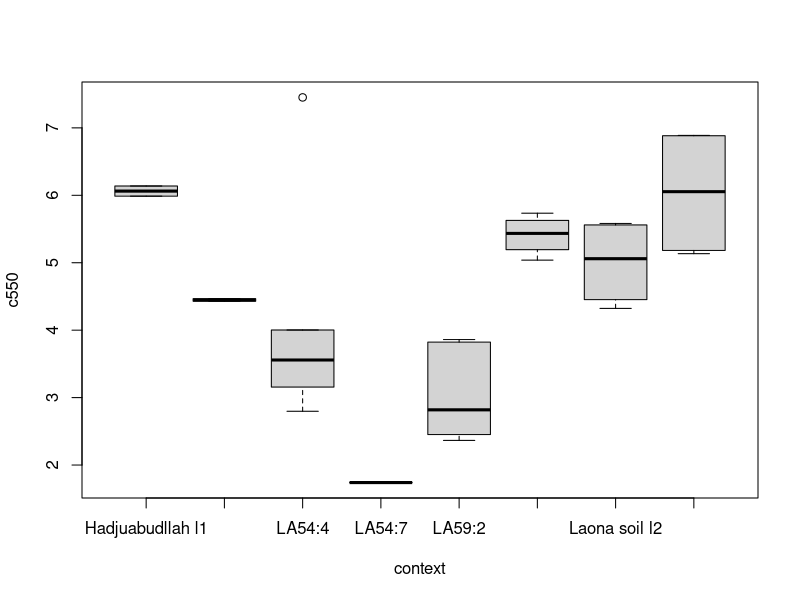
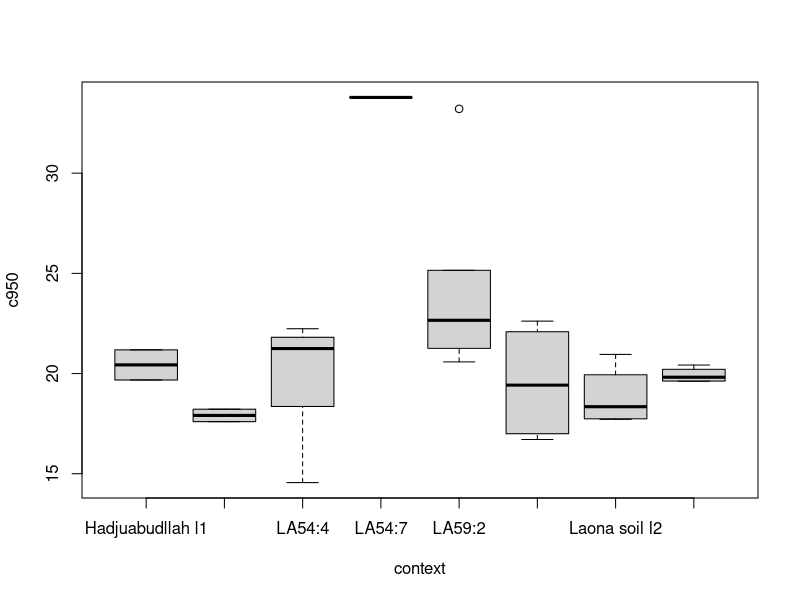
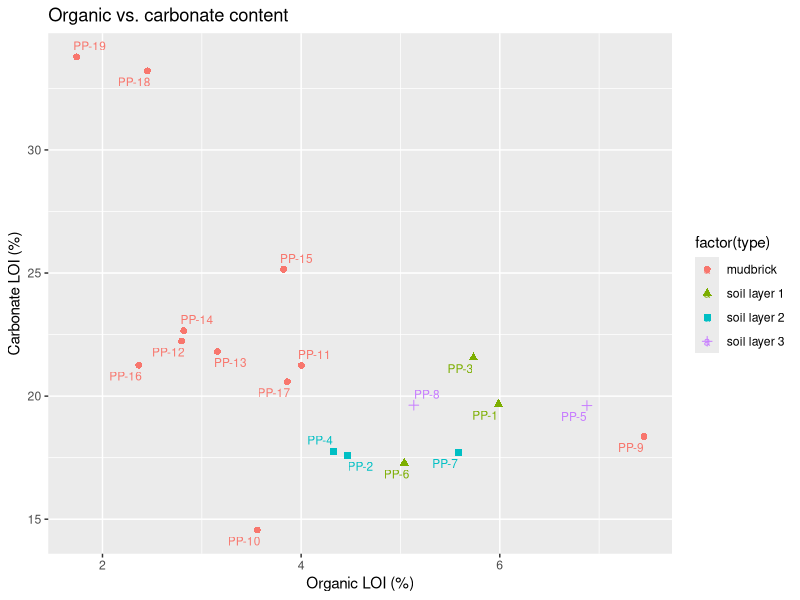
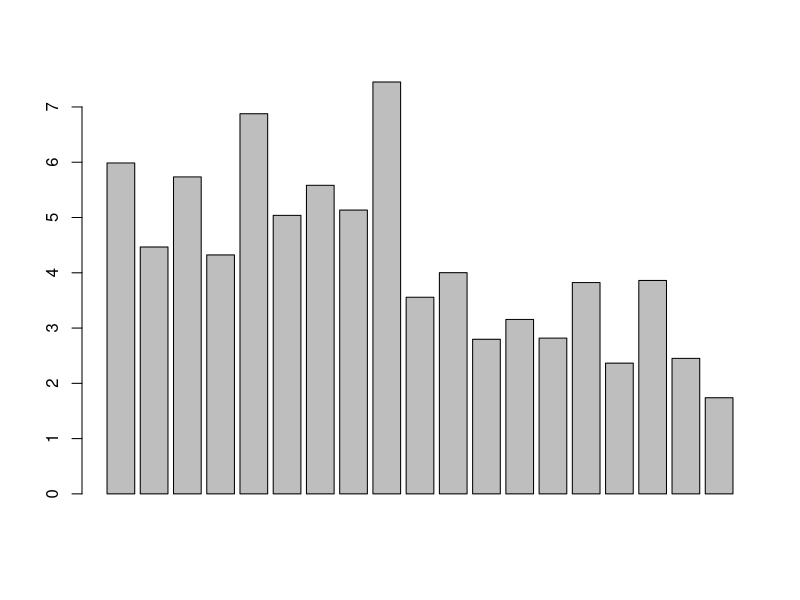
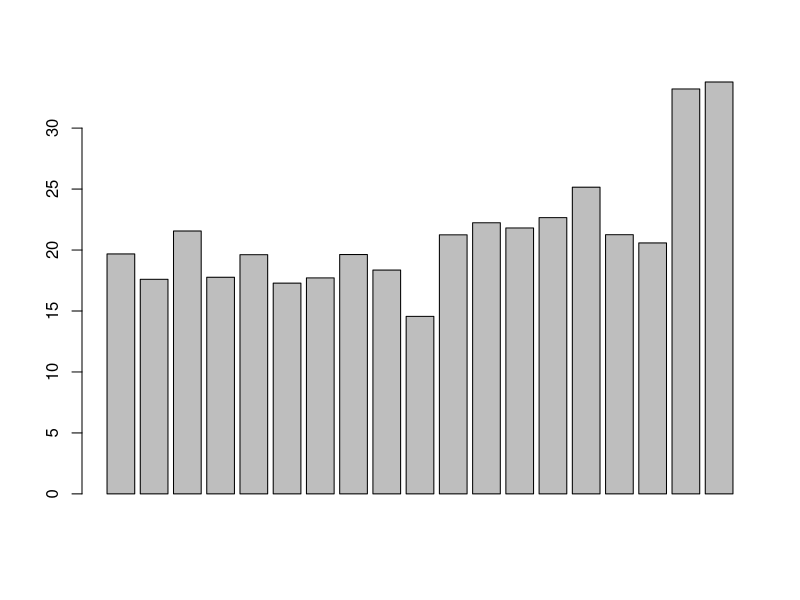
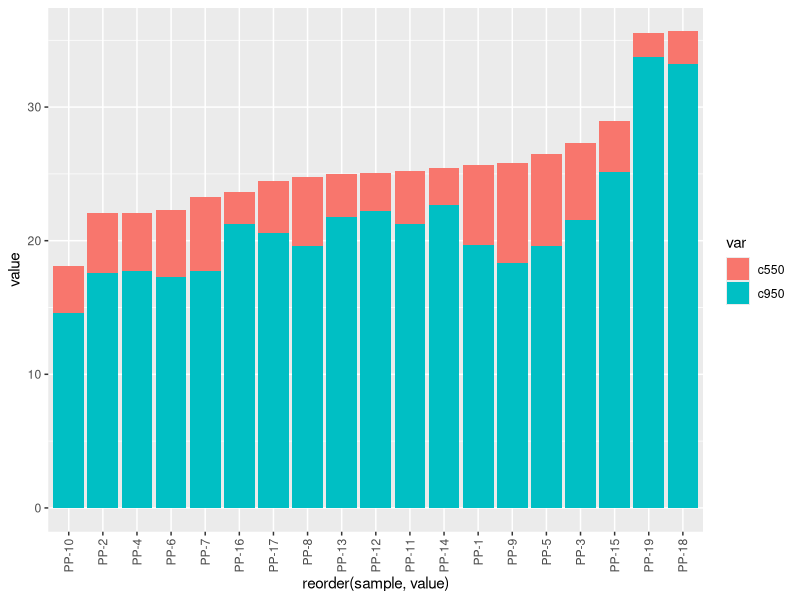
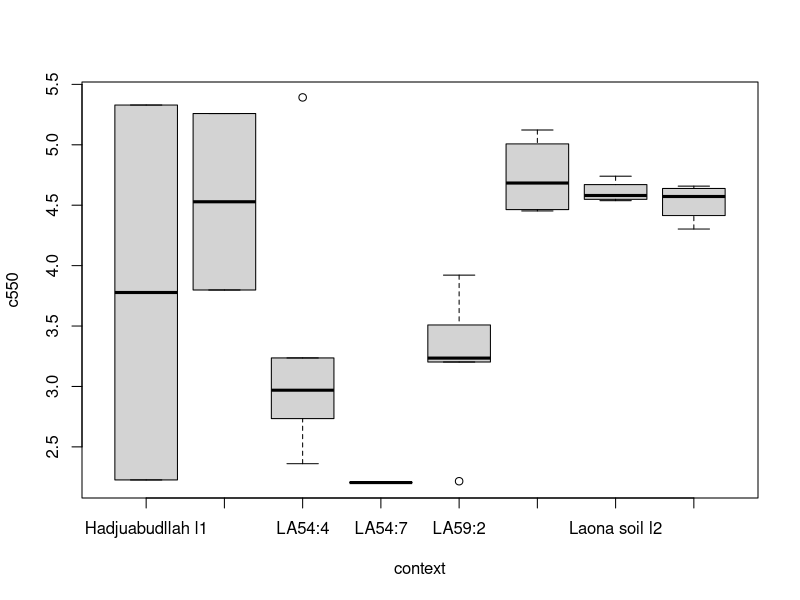
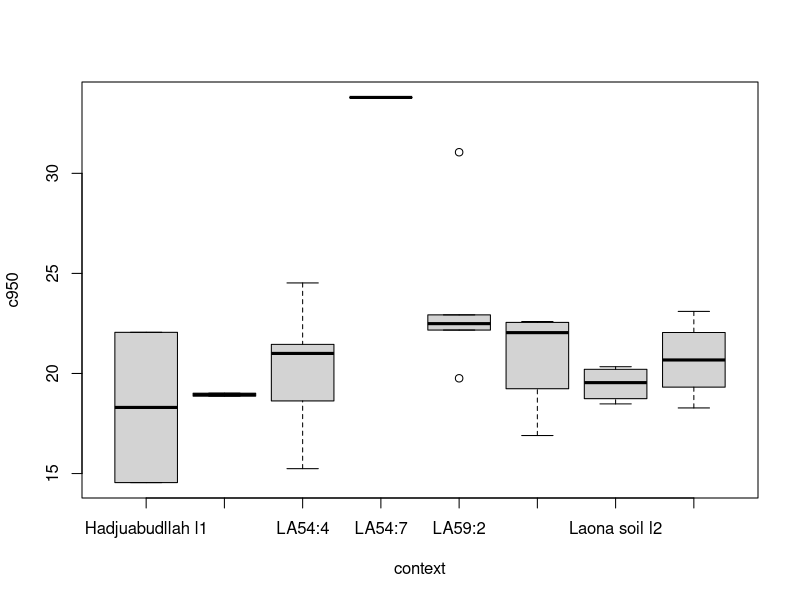

Reproduce these figures in R, in order.
## ---- chunk 1
# Libraries
library(openxlsx); 
library(dplyr); 
library(ggplot2); 
library(ggrepel);
library(tidyr); 

loi <- read.xlsx("data/loi_PP.xlsx", sep=";")
tga <- read.xlsx("data/tga_PP.xlsx", sep=";")

summary(loi)
summary(tga)

# Remove rows containing words 'kekkila' (internal standard)
tga <- filter(tga, !grepl('kekkila', Name))

# TGA character columns to numeric
tga[, c(4:7)] <- sapply(tga[, c(4:7)], as.numeric)

# Sample names as rownames
rownames(loi) <- loi$sample
rownames(tga) <- tga$Name

# Creating new columns for analysis by subtracting crucible mass;
# "dry" (sample mass after drying)
# "c550" (sample mass after 550 C)
# "c950" (sample mass after 950 C)
loi$dry <- (loi$dry_weight - loi$crucible)
loi$c550mass <- (loi$after_550_C - loi$crucible)
loi$c950mass <- (loi$after_950_C - loi$crucible)

loi$c550 <- (loi$dry - loi$c550mass)/(loi$dry) * 100
loi$c950 <- (loi$c550mass - loi$c950mass)/(loi$c550mass) * 100

# Same with TGA
tga$c550 <- (tga$Dry - tga$Mass_550)/(tga$Dry) * 100
tga$c950 <- (tga$Mass_550 - tga$Mass_950)/(tga$Mass_550) * 100

## ---- chunk 2
# Distribution of LOI in 550 C (1) and 950 C (2)
boxplot(c550~context, data=loi)
boxplot(c950~context, data=loi)

# boxplot.stats gives us the lower whisker or minimum, the interquartile range of the middle (the second and fourth values), the median (third value) and the upper whisker or maximum. 
boxplot.stats(loi$c950)

# The two high carbonate outliers are both AY-53 (two different measurements to make sure the first batch wasn't misleading)

# Removing duplicates from the next graph
rownames(loi)
loi <- subset(loi[1:19, ])

ggplot(loi, 
      aes(c550, c950, label = rownames(loi), colour = factor(type))) +
      geom_point(size=2, aes(shape = factor(type))) +
      geom_text_repel(size=3) + labs(title = "Organic vs. carbonate content") +
      xlab('Organic LOI (%)') +
      ylab('Carbonate LOI (%)') +
      theme(axis.title = element_text())

barplot(loi$c550)
barplot(loi$c950)

# Stacked barplot (x = reorder(sample, LOI))
loi_long = gather(loi, key = var, value = value, c550, c950)

ggplot(loi_long, aes(x = reorder(sample, value), y = value, fill = var)) +
  geom_bar(stat = 'identity', position = 'stack') + 
    theme(axis.text.x = element_text(angle = 90, vjust = 0.5, hjust=1))

## ---- chunk 3
# Distribution of LOI in 550 C (1) and 950 C (2)
boxplot(c550~context, data=tga)
boxplot(c950~context, data=tga)

# boxplot.stats gives us the lower whisker or minimum, the interquartile range of the middle (the second and fourth values), the median (third value) and the upper whisker or maximum. 
boxplot.stats(tga$c950)

# Removing duplicates from the next graph
#rownames(tga)
#loi <- subset(loi[1:47, ])

ggplot(tga, 
      aes(c550, c950, label = rownames(tga))) +
      geom_point(size=2) +
      geom_text_repel(size=3) + labs(title = "Organic vs. carbonate content") +
      xlab('Organic LOI (%)') +
      ylab('Carbonate LOI (%)') +
      theme(axis.title = element_text())
      
barplot(tga$c550)
barplot(tga$c950)

# Stacked barplot (x = reorder(sample, LOI))
tga_long = gather(tga, key = var, value = value, c550, c950)

ggplot(tga_long, aes(x = reorder(Name, value), y = value, fill = var)) +
  geom_bar(stat = 'identity', position = 'stack') + 
    theme(axis.text.x = element_text(angle = 90, vjust = 0.5, hjust=1))

